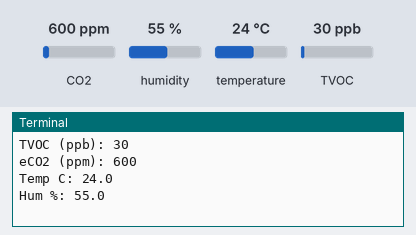
A program run on a simulated Raspberry Pi (BCM pin numbers). Parts: the last lines printed to the terminal. The test bench sets the inputs (shaded band); at power-on: CO2 600 ppm, humidity 55 %, temperature 24 °C, TVOC 30 ppb.

Above: at 1.7 s.
1.8 s: CO2 set to 452 ppm
4.9 s: humidity set to 22 %
At 6.5 s:
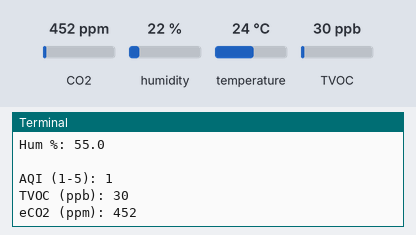
8.0 s: temperature set to 12 °C
At 8.6 s:
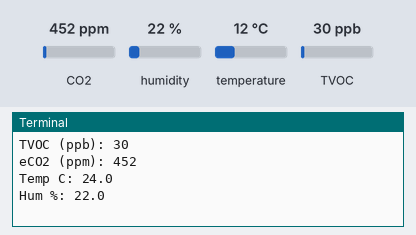
11.1 s: TVOC set to 20 ppb
At 12.6 s:
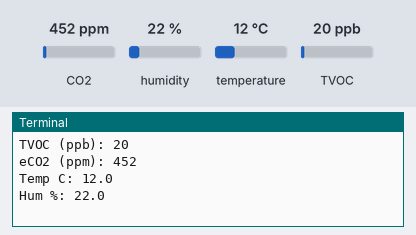
14.2 s: CO2 set to 1050 ppm
At 17.2 s:
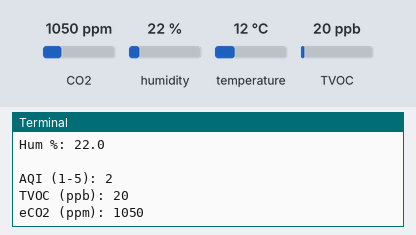
17.3 s: humidity set to 40 %
At 18.9 s:
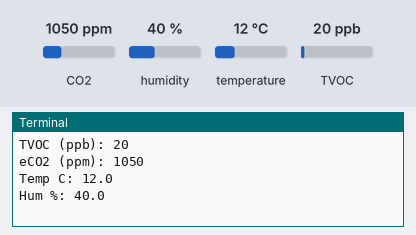
Timing chart, 0 to 20.4 s (numbered marks = the images above; inputs shaded):
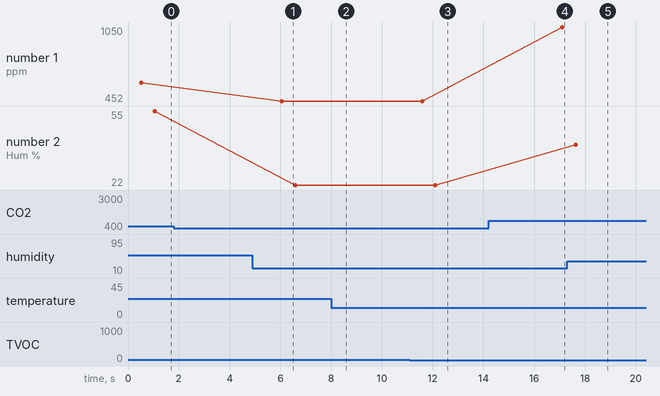

Measured:
- after the input at 11.1 s, the terminal: prints a new line after 0.48 s (image 3)
- after the input at 14.2 s, the terminal: prints a new line after 2.9 s (image 4)
- after the input at 17.3 s, the terminal: prints a new line after 0.33 s (image 5)
- plotted number 1: 452 → 1050 after the input at 14.2 s
- plotted number 2: 55 → 22 after the input at 4.9 s, 22 → 40 after the input at 17.3 s

The program:

sensor_test.py
```python
import time
import board
import adafruit_ens160
import Adafruit_DHT

i2c = board.I2C()  # uses board.SCL and board.SDA

ens = adafruit_ens160.ENS160(i2c)

hum, temp = Adafruit_DHT.read_retry(Adafruit_DHT.AM2302, 4) #(Sensor, Pin)

# Set the temperature compensation variable to the ambient temp
# for best sensor calibration
ens.temperature_compensation = temp
# Same for ambient relative humidity
ens.humidity_compensation = hum

while True:
	print("AQI (1-5):", ens.AQI)
	print("TVOC (ppb):", ens.TVOC)
	print("eCO2 (ppm):", ens.eCO2)

	hum, temp = Adafruit_DHT.read_retry(Adafruit_DHT.AM2302, 4) #(Sensor, Pin)
	print("Temp C:", temp)
	print("Hum %:", hum)
	print()

	# new data shows up every second or so
	time.sleep(5)
```
